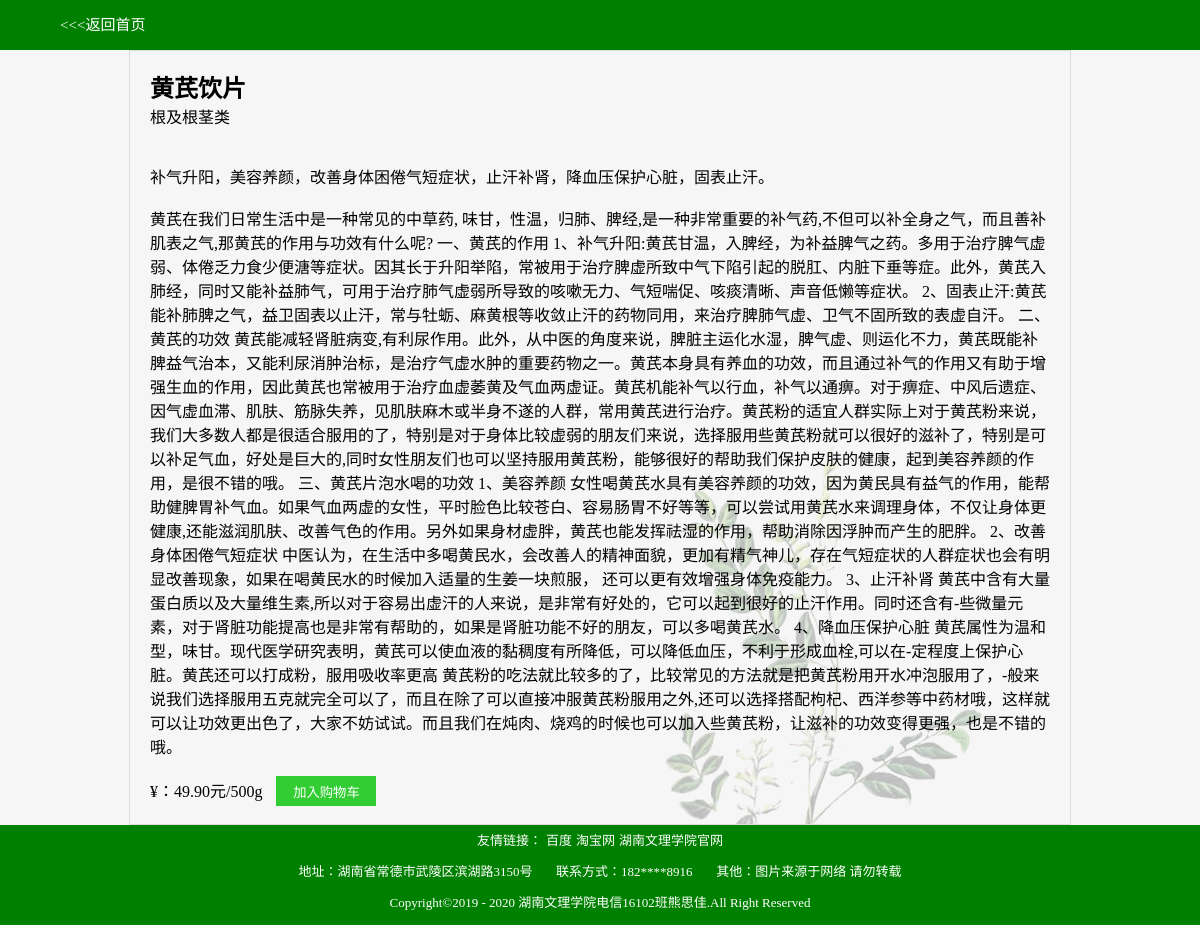
Before: /medicine/details/4 with the older database file.
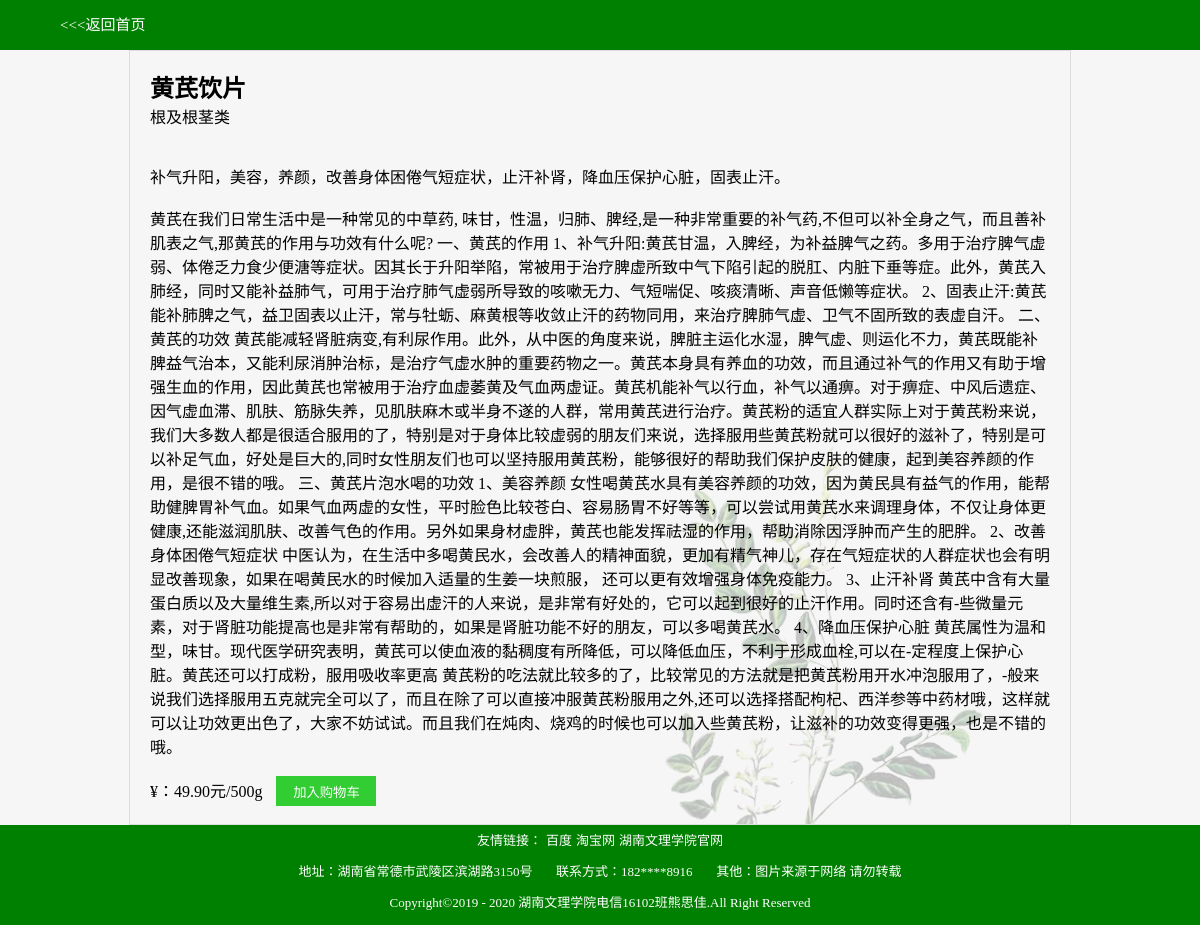
After: the same page with the newer database file.
### myapp/models.py (models this page shows, shortened)
class Goods(models.Model):
    name = models.CharField(max_length=10, blank=False)
    classify = models.CharField(max_length=10, blank=True)
    function = models.CharField(max_length=500, blank=True)
    photo = models.ImageField(blank=True)
    content = models.TextField(blank=True)
    price = models.DecimalField(max_digits=10, decimal_places=2, blank=True)

### myapp/views.py (the view)
# urls.py: url(r'^details/(\d+)', details),
def details(request, num):
    if request.method == "GET":
        medicine = Goods.objects.get(id=num)
        return render(request, "details.html", context={"medicine": medicine})

### templates/details.html (shortened to what this page needs)
<!DOCTYPE html>
<html lang="en">
<head>
    <link rel="stylesheet" href="../static/css/base.css">
    <link rel="stylesheet" href="../static/css/detail.css">
</head>
<body>
    <div class="top_box">
        <a href="/medicine/homepage" style="margin-left: 60px">&lt;&lt;&lt;返回首页</a>
    </div>
    <div class="detail_background" style="background: url('../static/img/详情页背景1.jpg');">
        <div class="detail_box">
            <br>
            <h2>{{ medicine.name }}</h2>
            <p>{{ medicine.classify }}</p><br>
            <img src="{{ medicine.name }}.jpg" alt=""><br>
            <span>{{ medicine.function }}</span><br><br>
            <span>{{ medicine.content }}</span><br><br>
            <span>¥：{{ medicine.price }}元/500g</span>
            <input type="button" value="加入购物车" class="cart"><br><br>
        </div>
    </div>
    <div class="bottom_box">
        <div class="bottom_font">
            <a href="">友情链接：</a>
            <a href="https://www.baidu.com/">百度</a>
            <a href="https://www.taobao.com/">淘宝网</a>
            <a href="http://www.huas.cn/wzsy.htm">湖南文理学院官网</a>
        </div>
        <div class="bottom_font">
            <span>地址：湖南省常德市武陵区滨湖路3150号</span>
            <span>&nbsp;&nbsp;&nbsp;&nbsp;&nbsp;&nbsp;联系方式：182****8916</span>
            <span>&nbsp;&nbsp;&nbsp;&nbsp;&nbsp;&nbsp;其他：图片来源于网络 请勿转载</span>
        </div>
        <div class="bottom_font">
            <span>
                Copyright&copy;2019 - 2020 湖南文理学院电信16102班熊思佳.All Right Reserved
            </span>
        </div>
    </div>
</body>
</html>

### static/css/base.css (style rules this page uses)
* { margin: 0; padding: 0; }
a { text-decoration: none; }
.top_box { width: 100%; height: 50px; background: green; }
.top_box a { color: #fff; line-height: 50px; font-size: 15px; }
.bottom_box { width: 100%; height: 100px; background: green; }
.bottom_font { line-height: 30px; text-align: center; }
.bottom_box div a { color: white; font-size: 13px; }
.bottom_box div span { color: white; font-size: 13px; margin-top: 10px; }

### static/css/detail.css (style rules this page uses)
.detail_background { width: 100%; background: lightgreen; }
.detail_background .detail_box { width: 900px; height: 100%; margin: auto; border: 1px solid #dddddd; padding-left: 20px; padding-right: 20px; }
.cart { width: 100px; height: 30px; background: limegreen; border: solid 1px limegreen; color: white; margin-left: 10px; }

Changed rows visible on the page:
changed Goods "黄芪饮片": function "补气升阳，美容养颜，改善身体困倦气短症状，止汗补肾，降血压保护心脏，固表止汗。" → "补气升阳，美容，养颜，改善身体困倦气短症状，止汗补肾，降血压保护心脏，固表止汗。"
